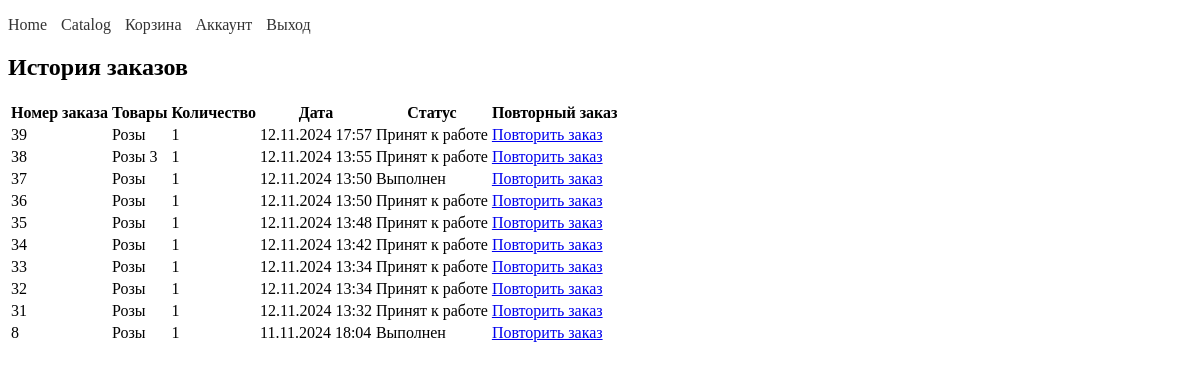
Before: /profile/orders/ (signed in) with the older database file.
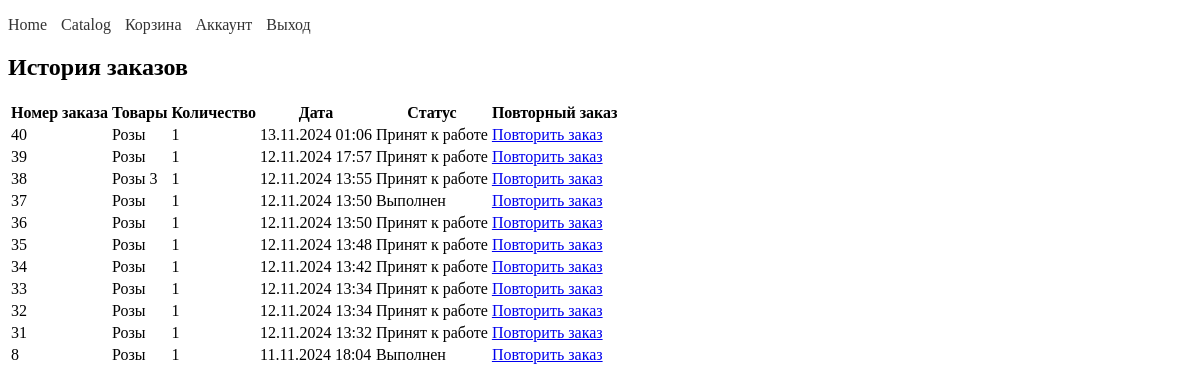
After: the same page with the newer database file.
### shop/models.py (models this page shows, shortened)
class QuickOrder(models.Model):
    STATUS_CHOICES = [
        ('accepted', 'Принят к работе'),
        ('in_progress', 'Находится в работе'),
        ('delivering', 'В доставке'),
        ('completed', 'Выполнен'),
    ]
    ORDER_TYPE_CHOICES = [
        ('quick', 'Быстрая покупка'),
        ('cart', 'Корзина'),
    ]
    product = models.ForeignKey(Product, on_delete=models.CASCADE)
    customer_name = models.CharField(max_length=100)
    customer_email = models.EmailField()
    customer_phone = models.CharField(max_length=20)
    delivery_address = models.TextField()
    quantity = models.PositiveIntegerField(default=1)
    created_at = models.DateTimeField(auto_now_add=True)
    status = models.CharField(max_length=20, choices=STATUS_CHOICES, default='accepted')
    order_type = models.CharField(max_length=10, choices=ORDER_TYPE_CHOICES, default='cart')
    user = models.ForeignKey(User, on_delete=models.SET_NULL, null=True, blank=True)

class Product(models.Model):
    name = models.CharField(max_length=100)
    description = models.TextField()
    price = models.DecimalField(max_digits=10, decimal_places=2)
    image = models.ImageField(upload_to='product_images/')

### shop/views.py (the view)
# urls.py: path('profile/orders/', views.order_history, name='order_history'),
def order_history(request):
    orders = QuickOrder.objects.filter(user=request.user).order_by('-created_at')
    return render(request, 'shop/order_history.html', {'orders': orders})

### shop/templates/shop/order_history.html
{% extends 'shop/base.html' %}
{% block content %}
<h2>История заказов</h2>
<table>
    <tr>
        <th>Номер заказа</th>
        <th>Товары</th>
        <th>Количество</th>
        <th>Дата</th>
        <th>Статус</th>
        <th>Повторный заказ</th>
    </tr>
    {% for order in orders %}
    <tr>
        <td>{{ order.id }}</td>
        <td>
            {{ order.product.name }}
        </td>
        <td>{{ order.quantity }}</td>
        <td>{{ order.created_at|date:"d.m.Y H:i" }}</td>
        <td>{{ order.get_status_display }}</td>
        <td>
            <a href="{% url 'reorder' order.id %}">Повторить заказ</a>
        </td>
    </tr>
    {% empty %}
    <tr>
        <td colspan="6">У вас еще нет заказов.</td>
    </tr>
    {% endfor %}
</table>
{% endblock %}

### shop/templates/shop/base.html (shortened to what this page needs)
<!DOCTYPE html>
<html lang="en">
<head>
    {% load static %}
    <link rel="stylesheet" href="{% static 'css/style.css' %}">
</head>
<body>
    <header>
        <nav>
            <ul>
                <li><a href="{% url 'home' %}">Home</a></li>
                <li><a href="{% url 'product_list' %}">Catalog</a></li>
                {% if user.is_authenticated %}
                    <li><a href="{% url 'cart' %}">Корзина</a></li>
                    <li><a href="{% url 'account' %}">Аккаунт</a></li>
                    <li><a href="{% url 'logout' %}">Выход</a></li>
                {% else %}
                    <li><a href="{% url 'register' %}">Регистрация</a></li>
                    <li><a href="{% url 'login' %}">Вход</a></li>
                {% endif %}
            </ul>
        </nav>
    </header>
    <main>
        {% block content %}{% endblock %}
    </main>
</body>
</html>

### static/css/style.css (style rules this page uses)
nav ul { list-style-type: none; padding: 0; }
nav ul li { display: inline; margin-right: 10px; }
nav ul li a { text-decoration: none; color: #333; }

Changed rows visible on the page:
added QuickOrder: id "40", product.name "Розы", quantity "1", created_at "13.11.2024 01:06", status "Принят к работе"
